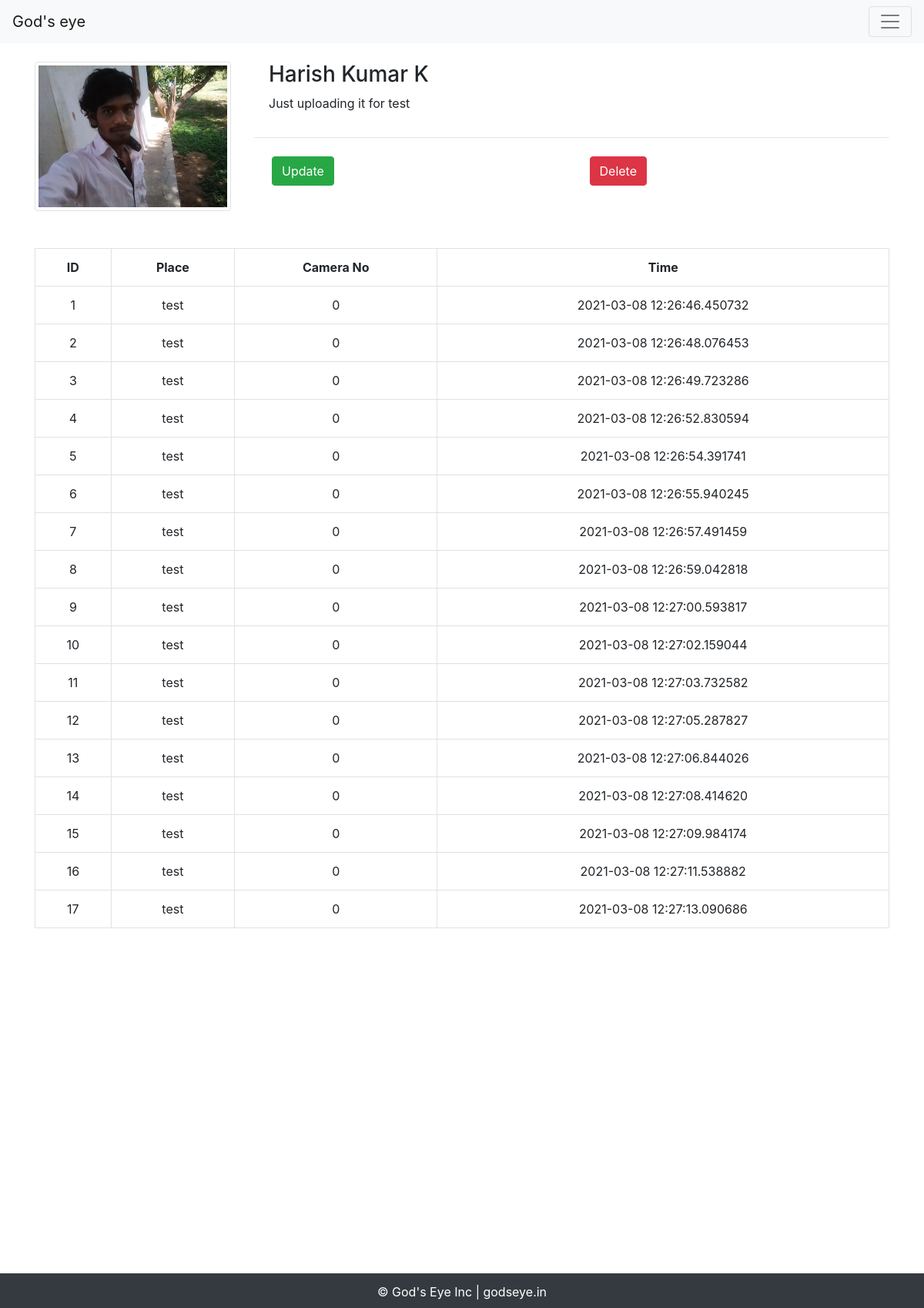
Screenshot of /view/1 with the database file from the repository.
### server.py (models this page shows)
@dataclass
class Person(db.Model):
    id: int
    name: str
    file: str
    disc: str
    date: str
    id = db.Column(db.Integer, primary_key=True)
    name = db.Column(db.String(100))
    file = db.Column(db.String(100))
    disc = db.Column(db.String(500))
    date = db.Column(db.DateTime)

@dataclass
class Location(db.Model):
    id: int
    uid: str
    cam_no: int
    place: str
    discription: str
    id = db.Column(db.Integer, primary_key=True)
    uid = db.Column(db.String(128))
    cam_no = db.Column(db.Integer)
    place = db.Column(db.String(1000))
    discription = db.Column(db.String(1000))

class FaceRecognizerIndex(db.Model):
    id = db.Column(db.Integer, primary_key=True)
    time = db.Column(db.DateTime)
    person_id = db.Column(db.Integer, db.ForeignKey(
        'person.id'), nullable=False)
    location_id = db.Column(db.Integer, db.ForeignKey(
        'location.id'), nullable=False)

### server.py (the view)
@app.route('/view/<int:table_id>')
def view_person(table_id):
    person = Person.query.get_or_404(table_id)
    face_index = db.session.query(FaceRecognizerIndex).filter(FaceRecognizerIndex.person_id == table_id).all()
    face_recognition_table = []
    for found in face_index:
        face_dict = {}
        location =  Location.query.get(found.location_id)
        face_dict["id"] = found.id
        face_dict["place"] = location.place
        face_dict["cam_no"] = location.cam_no
        face_dict["time"] = found.time
        face_recognition_table.append(face_dict)
    return render_template('detail-view.html', person=person, face_recognition_table=face_recognition_table)

### templates/detail-view.html
{% extends 'base.html' %}
{% block content %}
<div class="container">
    <div class="row mt-4">
        <div class="col-md-3">
            <img src="/uploads/{{ person.file }}" alt="" class="img img-thumbnail">
        </div>
        <div class="col-9">
            <div class="row  mx-1">
                <div class="col-12">
                    <h3 class="h3">
                        {{ person.name }}
                    </h3>
                </div>
                <div class="col-12">
                    <p class="p">
                        {{ person.disc }}
                    </p>
                </div>
            </div>
            <hr>
            <div class="row my-4 mx-2">
              <div class="col-6">
                <a class="btn btn-success mr-2" href="{{ url_for('.update_person',id=person.id) }}">Update</a>
              </div>
              <div class="col-6">
                <a class="btn btn-danger ml-2" href="{{ url_for('.delete_person',id=person.id) }}">Delete</a>
              </div>
              </div>
          </div>
    </div>
</div>
<div class="container my-5">
    <table class="table text-center table-bordered">
        <tr>
            <th>
                ID
            </th>
            <th>
                Place
            </th>
            <th>
                Camera No
            </th>
            <th>
                Time
            </th>
        </tr>
        {% for locat in face_recognition_table %}
        <tr>
            <td>
                {{ locat.id }}
            </td>
            <td>
                {{ locat.place }}
            </td>
            <td>
                {{ locat.cam_no }}
            </td>
            <td>
                {{ locat.time }}
            </td>
        </tr>
        {% endfor %}
    </table>
</div>
{% endblock %}

### rows the page displays
Person: file (picture), name "Harish Kumar K", disc "Just uploading it for test"
Location: id "1", place "test", cam_no "0", time "2021-03-08 12:26:46.450732", id "2", time "2021-03-08 12:26:48.076453", id "3", time "2021-03-08 12:26:49.723286", id "4", time "2021-03-08 12:26:52.830594", id "5", time "2021-03-08 12:26:54.391741", id "6", time "2021-03-08 12:26:55.940245", id "7", time "2021-03-08 12:26:57.491459", id "8", time "2021-03-08 12:26:59.042818", id "9", time "2021-03-08 12:27:00.593817", id "10", time "2021-03-08 12:27:02.159044", id "11", time "2021-03-08 12:27:03.732582", id "12", time "2021-03-08 12:27:05.287827", id "13", time "2021-03-08 12:27:06.844026", id "14", time "2021-03-08 12:27:08.414620", id "15", time "2021-03-08 12:27:09.984174", id "16", time "2021-03-08 12:27:11.538882", id "17", time "2021-03-08 12:27:13.090686"
